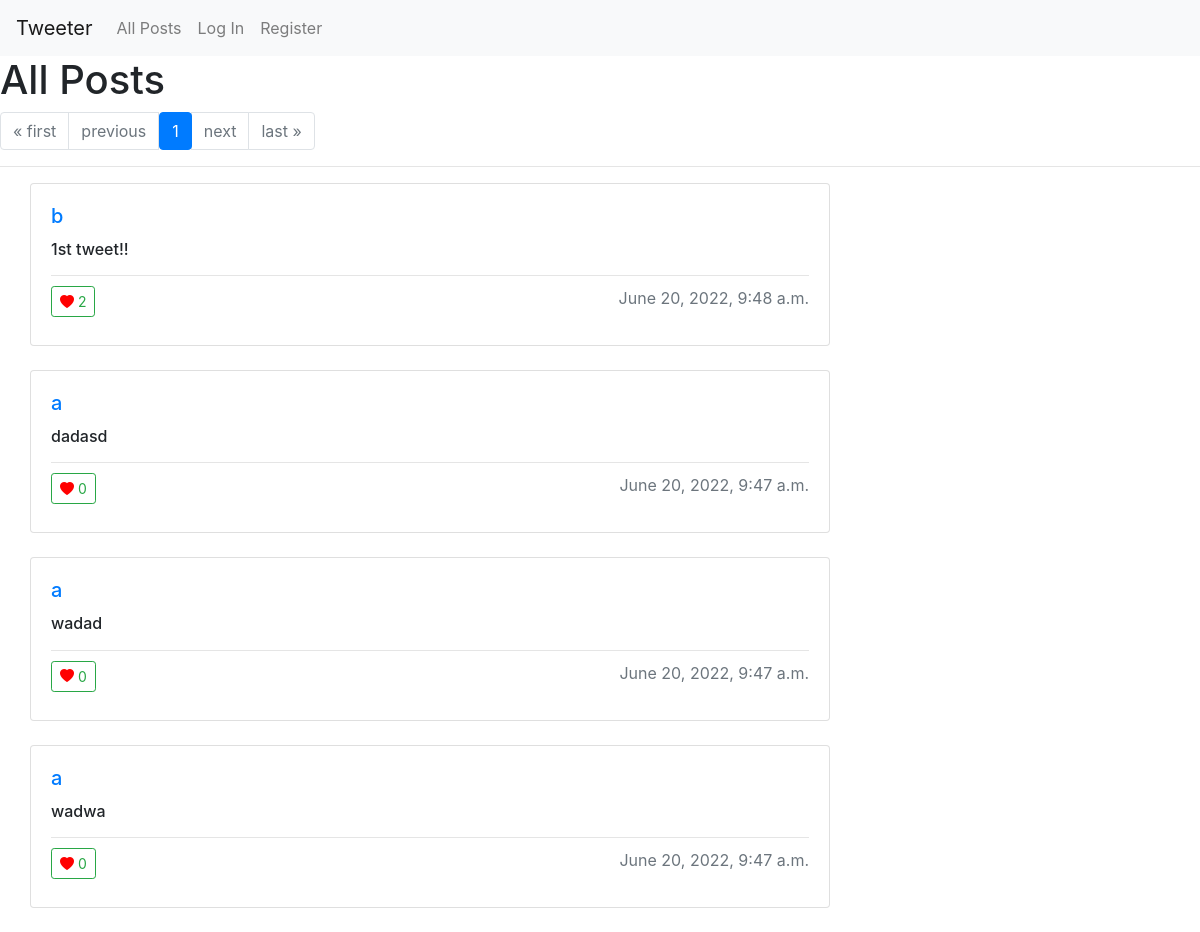
The page / on the database its author committed.
### network/models.py (models this page shows, shortened)
class Post(models.Model):
    user = models.ForeignKey(User, on_delete=models.CASCADE)
    post = models.CharField(max_length=140)
    created_at = models.DateTimeField()
    edited_at = models.DateTimeField(blank = True, default = None)
    likes = models.IntegerField(default=0)

class User(AbstractUser):
    username = models.CharField(max_length=30, unique=True, validators=[alphanumeric])
    password = models.CharField(max_length=30, validators=[alphanumeric])
    email = models.EmailField(max_length=254, unique=True)

### network/views.py (the view)
# urls.py: path("", views.index, name="index"),
def index(request):
    posts = Post.objects.all().order_by("-edited_at")
    paginator = Paginator(posts, 5)
    page_number = request.GET.get('page')
    page_obj = paginator.get_page(page_number)
    return render(request, "network/index.html",{"page_obj": page_obj})

### network/templates/network/index.html (shortened to what this page needs)
{% extends "network/layout.html" %}
{% load static %}
{% block body %}
    <div class = "body-container">
        <h1>All Posts</h1>
        <nav aria-label="Pagination">
            <ul class="pagination">
                {% if page_obj.has_previous %}
                <li class="page-item">
                    <a  href="?page=1" class="page-link">&laquo; first</a>
                </li>
                <li class="page-item">
                    <a href="?page={{ page_obj.previous_page_number }}" class="page-link" >previous</a>
                </li>
                {% else %}
                <li class="page-item disabled">
                    <a class="page-link">&laquo; first</a>
                </li>
                <li class="page-item disabled">
                    <a class="page-link">previous</a>
                </li>
                {% endif %}
                {% for page in page_obj.paginator.page_range %}
                {% if page == page_obj.number %}
                <span class="current">
                    <li class="page-item active"><a class="page-link">{{ page }}</a></li>
                </span>
                {% else %}
                <li class="page-item"><a class="page-link" href="?page={{page}}">{{ page }}</a></li>
                {% endif %}
                {% endfor %}
                {% if page_obj.has_next %}
                <li class="page-item">
                    <a href="?page={{ page_obj.next_page_number }}" class="page-link">next</a>
                </li>
                <li class="page-item">
                    <a href="?page={{ page_obj.paginator.num_pages }}" class="page-link">last &raquo;</a>
                </li>
                {% else %}
                <li class="page-item disabled">
                    <a class="page-link">next</a>
                </li>
                <li class="page-item disabled">
                    <a class="page-link">last &raquo;</a>
                </li>
                {% endif %}
            </ul>
          </nav>
        <hr>
        <div class = "post" style="margin-left:20px" id ="#all-posts">
            {% if page_obj %}
                {% for post in page_obj %}
                <div class="card" style="width: 50rem; margin-left: 10px;">
                    <div class="card-body">
                        <a href = "user/{{post.user.username}}" ><h5 class="card-title username">{{post.user.username}}</h5></a>
                        <h6 class="card-text">{{post.post}}</h6>
                        <hr>
                        <p class="card-subtitle mb-2 text-muted" style="float:right">{{post.edited_at}}</p>
                        <div class = "likes">
                            <a href = "{% url 'like' post.id %}"><p class = "card-subtitle mb-2 text-muted" id = "likes"><button onclick = "updateLike({{post.id}})" class="btn btn-outline-success btn-sm" id ="like-button"><i style="size: 5px; color:red"class="bi bi-heart-fill"></i>  {{post.likes}}</button></p></a>
                        </div>
                    </div>
                </div>
                <br />
                {% endfor %}
            </div>
            {% else %}
                <p>No posts yet!</p>
            {% endif %}
        </div>
    {% endblock %}

### rows shown on the page
Post: user.username "b", post "1st tweet!!", edited_at "June 20, 2022, 9:48 a.m.", likes "2"
Post: user.username "a", post "dadasd", edited_at "June 20, 2022, 9:47 a.m.", likes "0"
Post: user.username "a", post "wadad", edited_at "June 20, 2022, 9:47 a.m.", likes "0"
Post: user.username "a", post "wadwa", edited_at "June 20, 2022, 9:47 a.m.", likes "0"

### other values the page prints
{{ page }} "1"
